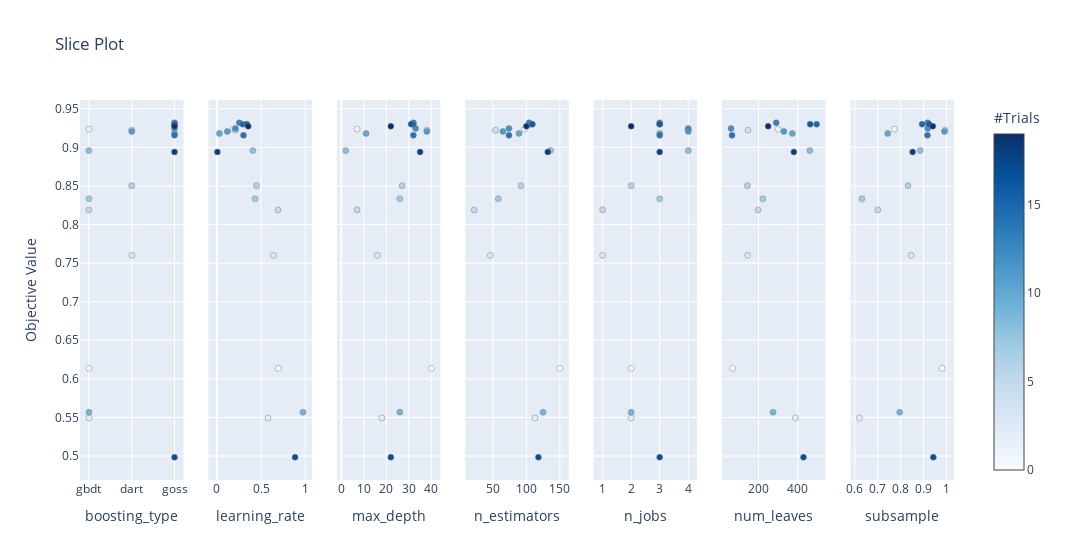

Notebook code cell kept with this figure:
### Code cell
opt_plot(lgbm_study, plot=1)

### Figure 1 — Plotly figure (JSON) as saved in the notebook; plotly's stock layout.template omitted (floating-point values rounded to 4 significant figures)
{"data": [{"marker": {"color": [0, 1, 2, 3, 4, 5, 6, 7, 8, 9, 10, 11, 12, 13, 14, 15, 16, 17, 18, 19], "colorbar": {"title": {"text": "#Trials"}, "x": 1, "xpad": 40}, "colorscale": [[0, "rgb(247,251,255)"], [0.125, "rgb(222,235,247)"], [0.25, "rgb(198,219,239)"], [0.375, "rgb(158,202,225)"], [0.5, "rgb(107,174,214)"], [0.625, "rgb(66,146,198)"], [0.75, "rgb(33,113,181)"], [0.875, "rgb(8,81,156)"], [1, "rgb(8,48,107)"]], "line": {"color": "Grey", "width": 0.5}, "showscale": true}, "mode": "markers", "showlegend": false, "type": "scatter", "x": ["gbdt", "gbdt", "gbdt", "dart", "dart", "gbdt", "dart", "gbdt", "gbdt", "gbdt", "goss", "dart", "goss", "goss", "goss", "goss", "goss", "goss", "goss", "goss"], "xaxis": "x", "y": [0.6137, 0.9235, 0.5493, 0.76, 0.9222, 0.8189, 0.8503, 0.8332, 0.8957, 0.5567, 0.918, 0.9206, 0.9244, 0.9318, 0.9155, 0.9299, 0.93, 0.4984, 0.894, 0.9272], "yaxis": "y"}, {"marker": {"color": [0, 1, 2, 3, 4, 5, 6, 7, 8, 9, 10, 11, 12, 13, 14, 15, 16, 17, 18, 19], "colorbar": {"title": {"text": "#Trials"}, "x": 1, "xpad": 40}, "colorscale": [[0, "rgb(247,251,255)"], [0.125, "rgb(222,235,247)"], [0.25, "rgb(198,219,239)"], [0.375, "rgb(158,202,225)"], [0.5, "rgb(107,174,214)"], [0.625, "rgb(66,146,198)"], [0.75, "rgb(33,113,181)"], [0.875, "rgb(8,81,156)"], [1, "rgb(8,48,107)"]], "line": {"color": "Grey", "width": 0.5}, "showscale": false}, "mode": "markers", "showlegend": false, "type": "scatter", "x": [0.6941, 0.1864, 0.5781, 0.6407, 0.2091, 0.6916, 0.4481, 0.4324, 0.4062, 0.9745, 0.02813, 0.1177, 0.2099, 0.2533, 0.301, 0.2924, 0.3386, 0.8851, 0.004742, 0.354], "xaxis": "x2", "y": [0.6137, 0.9235, 0.5493, 0.76, 0.9222, 0.8189, 0.8503, 0.8332, 0.8957, 0.5567, 0.918, 0.9206, 0.9244, 0.9318, 0.9155, 0.9299, 0.93, 0.4984, 0.894, 0.9272], "yaxis": "y2"}, {"marker": {"color": [0, 1, 2, 3, 4, 5, 6, 7, 8, 9, 10, 11, 12, 13, 14, 15, 16, 17, 18, 19], "colorbar": {"title": {"text": "#Trials"}, "x": 1, "xpad": 40}, "colorscale": [[0, "rgb(247,251,255)"], [0.125, "rgb(222,235,247)"], [0.25, "rgb(198,219,239)"], [0.375, "rgb(158,202,225)"], [0.5, "rgb(107,174,214)"], [0.625, "rgb(66,146,198)"], [0.75, "rgb(33,113,181)"], [0.875, "rgb(8,81,156)"], [1, "rgb(8,48,107)"]], "line": {"color": "Grey", "width": 0.5}, "showscale": false}, "mode": "markers", "showlegend": false, "type": "scatter", "x": [40, 7, 18, 16, 38, 7, 27, 26, 2, 26, 11, 38, 33, 32, 32, 32, 31, 22, 35, 22], "xaxis": "x3", "y": [0.6137, 0.9235, 0.5493, 0.76, 0.9222, 0.8189, 0.8503, 0.8332, 0.8957, 0.5567, 0.918, 0.9206, 0.9244, 0.9318, 0.9155, 0.9299, 0.93, 0.4984, 0.894, 0.9272], "yaxis": "y3"}, {"marker": {"color": [0, 1, 2, 3, 4, 5, 6, 7, 8, 9, 10, 11, 12, 13, 14, 15, 16, 17, 18, 19], "colorbar": {"title": {"text": "#Trials"}, "x": 1, "xpad": 40}, "colorscale": [[0, "rgb(247,251,255)"], [0.125, "rgb(222,235,247)"], [0.25, "rgb(198,219,239)"], [0.375, "rgb(158,202,225)"], [0.5, "rgb(107,174,214)"], [0.625, "rgb(66,146,198)"], [0.75, "rgb(33,113,181)"], [0.875, "rgb(8,81,156)"], [1, "rgb(8,48,107)"]], "line": {"color": "Grey", "width": 0.5}, "showscale": false}, "mode": "markers", "showlegend": false, "type": "scatter", "x": [150, 97, 113, 46, 54, 22, 92, 58, 136, 125, 89, 65, 74, 104, 74, 107, 109, 118, 132, 100], "xaxis": "x4", "y": [0.6137, 0.9235, 0.5493, 0.76, 0.9222, 0.8189, 0.8503, 0.8332, 0.8957, 0.5567, 0.918, 0.9206, 0.9244, 0.9318, 0.9155, 0.9299, 0.93, 0.4984, 0.894, 0.9272], "yaxis": "y4"}, {"marker": {"color": [0, 1, 2, 3, 4, 5, 6, 7, 8, 9, 10, 11, 12, 13, 14, 15, 16, 17, 18, 19], "colorbar": {"title": {"text": "#Trials"}, "x": 1, "xpad": 40}, "colorscale": [[0, "rgb(247,251,255)"], [0.125, "rgb(222,235,247)"], [0.25, "rgb(198,219,239)"], [0.375, "rgb(158,202,225)"], [0.5, "rgb(107,174,214)"], [0.625, "rgb(66,146,198)"], [0.75, "rgb(33,113,181)"], [0.875, "rgb(8,81,156)"], [1, "rgb(8,48,107)"]], "line": {"color": "Grey", "width": 0.5}, "showscale": false}, "mode": "markers", "showlegend": false, "type": "scatter", "x": [2, 4, 2, 1, 4, 1, 2, 3, 4, 2, 3, 4, 4, 3, 3, 3, 3, 3, 3, 2], "xaxis": "x5", "y": [0.6137, 0.9235, 0.5493, 0.76, 0.9222, 0.8189, 0.8503, 0.8332, 0.8957, 0.5567, 0.918, 0.9206, 0.9244, 0.9318, 0.9155, 0.9299, 0.93, 0.4984, 0.894, 0.9272], "yaxis": "y5"}, {"marker": {"color": [0, 1, 2, 3, 4, 5, 6, 7, 8, 9, 10, 11, 12, 13, 14, 15, 16, 17, 18, 19], "colorbar": {"title": {"text": "#Trials"}, "x": 1, "xpad": 40}, "colorscale": [[0, "rgb(247,251,255)"], [0.125, "rgb(222,235,247)"], [0.25, "rgb(198,219,239)"], [0.375, "rgb(158,202,225)"], [0.5, "rgb(107,174,214)"], [0.625, "rgb(66,146,198)"], [0.75, "rgb(33,113,181)"], [0.875, "rgb(8,81,156)"], [1, "rgb(8,48,107)"]], "line": {"color": "Grey", "width": 0.5}, "showscale": false}, "mode": "markers", "showlegend": false, "type": "scatter", "x": [68, 300, 388, 144, 146, 198, 143, 222, 461, 274, 372, 329, 60, 290, 65, 496, 463, 429, 380, 249], "xaxis": "x6", "y": [0.6137, 0.9235, 0.5493, 0.76, 0.9222, 0.8189, 0.8503, 0.8332, 0.8957, 0.5567, 0.918, 0.9206, 0.9244, 0.9318, 0.9155, 0.9299, 0.93, 0.4984, 0.894, 0.9272], "yaxis": "y6"}, {"marker": {"color": [0, 1, 2, 3, 4, 5, 6, 7, 8, 9, 10, 11, 12, 13, 14, 15, 16, 17, 18, 19], "colorbar": {"title": {"text": "#Trials"}, "x": 1, "xpad": 40}, "colorscale": [[0, "rgb(247,251,255)"], [0.125, "rgb(222,235,247)"], [0.25, "rgb(198,219,239)"], [0.375, "rgb(158,202,225)"], [0.5, "rgb(107,174,214)"], [0.625, "rgb(66,146,198)"], [0.75, "rgb(33,113,181)"], [0.875, "rgb(8,81,156)"], [1, "rgb(8,48,107)"]], "line": {"color": "Grey", "width": 0.5}, "showscale": false}, "mode": "markers", "showlegend": false, "type": "scatter", "x": [0.9808, 0.7725, 0.62, 0.8459, 0.9938, 0.7001, 0.832, 0.6308, 0.8851, 0.7956, 0.7436, 0.9911, 0.9181, 0.9182, 0.9168, 0.8936, 0.9241, 0.9426, 0.8521, 0.9402], "xaxis": "x7", "y": [0.6137, 0.9235, 0.5493, 0.76, 0.9222, 0.8189, 0.8503, 0.8332, 0.8957, 0.5567, 0.918, 0.9206, 0.9244, 0.9318, 0.9155, 0.9299, 0.93, 0.4984, 0.894, 0.9272], "yaxis": "y7"}], "layout": {"title": {"text": "Slice Plot"}, "width": 2100, "xaxis": {"anchor": "y", "domain": [0, 0.1184], "title": {"text": "boosting_type"}}, "xaxis2": {"anchor": "y2", "domain": [0.1469, 0.2653], "title": {"text": "learning_rate"}}, "xaxis3": {"anchor": "y3", "domain": [0.2939, 0.4122], "title": {"text": "max_depth"}}, "xaxis4": {"anchor": "y4", "domain": [0.4408, 0.5592], "title": {"text": "n_estimators"}}, "xaxis5": {"anchor": "y5", "domain": [0.5878, 0.7061], "title": {"text": "n_jobs"}}, "xaxis6": {"anchor": "y6", "domain": [0.7347, 0.8531], "title": {"text": "num_leaves"}}, "xaxis7": {"anchor": "y7", "domain": [0.8816, 1.0], "title": {"text": "subsample"}}, "yaxis": {"anchor": "x", "domain": [0, 1], "title": {"text": "Objective Value"}}, "yaxis2": {"anchor": "x2", "domain": [0, 1], "matches": "y", "showticklabels": false}, "yaxis3": {"anchor": "x3", "domain": [0, 1], "matches": "y", "showticklabels": false}, "yaxis4": {"anchor": "x4", "domain": [0, 1], "matches": "y", "showticklabels": false}, "yaxis5": {"anchor": "x5", "domain": [0, 1], "matches": "y", "showticklabels": false}, "yaxis6": {"anchor": "x6", "domain": [0, 1], "matches": "y", "showticklabels": false}, "yaxis7": {"anchor": "x7", "domain": [0, 1], "matches": "y", "showticklabels": false}}}
